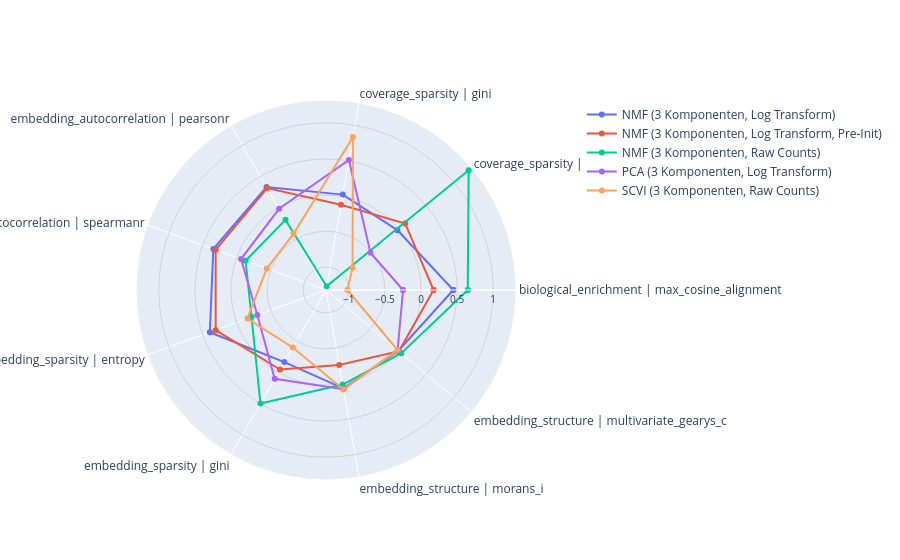

Source (notebook cell):
### Code cell
fig = radar_plot_multi(results_df.query("model_scope == 'celltype' and dataset_split == 'query'"), x="metric function", y="z_score_transformed", hue="model_name")
fig.show()

### Figure 1 — Plotly figure (JSON) as saved in the notebook; plotly's stock layout.template omitted (floating-point values rounded to 4 significant figures)
{"data": [{"fill": "toself", "fillcolor": "rgba(0,0,0,0)", "mode": "lines+markers", "name": "NMF (3 Komponenten, Log Transform)", "r": [0.4474, -0.02568, 0.02568, 0.3327, 0.3453, 0.3966, -0.1634, 0.06799, -0.006739, 0.4474], "theta": ["biological_enrichment | max_cosine_alignment", "coverage_sparsity | entropy", "coverage_sparsity | gini", "embedding_autocorrelation | pearsonr", "embedding_autocorrelation | spearmanr", "embedding_sparsity | entropy", "embedding_sparsity | gini", "embedding_structure | morans_i", "embedding_structure | multivariate_gearys_c", "biological_enrichment | max_cosine_alignment"], "type": "scatterpolar"}, {"fill": "toself", "fillcolor": "rgba(0,0,0,0)", "mode": "lines+markers", "name": "NMF (3 Komponenten, Log Transform, Pre-Init)", "r": [0.1738, 0.1169, -0.1169, 0.3154, 0.3108, 0.3103, -0.0431, -0.2606, 0.002574, 0.1738], "theta": ["biological_enrichment | max_cosine_alignment", "coverage_sparsity | entropy", "coverage_sparsity | gini", "embedding_autocorrelation | pearsonr", "embedding_autocorrelation | spearmanr", "embedding_sparsity | entropy", "embedding_sparsity | gini", "embedding_structure | morans_i", "embedding_structure | multivariate_gearys_c", "biological_enrichment | max_cosine_alignment"], "type": "scatterpolar"}, {"fill": "toself", "fillcolor": "rgba(0,0,0,0)", "mode": "lines+markers", "name": "NMF (3 Komponenten, Raw Counts)", "r": [0.6475, 1.264, -1.264, -0.1941, -0.1306, -0.2185, 0.4994, 0.01373, 0.04623, 0.6475], "theta": ["biological_enrichment | max_cosine_alignment", "coverage_sparsity | entropy", "coverage_sparsity | gini", "embedding_autocorrelation | pearsonr", "embedding_autocorrelation | spearmanr", "embedding_sparsity | entropy", "embedding_sparsity | gini", "embedding_structure | morans_i", "embedding_structure | multivariate_gearys_c", "biological_enrichment | max_cosine_alignment"], "type": "scatterpolar"}, {"fill": "toself", "fillcolor": "rgba(0,0,0,0)", "mode": "lines+markers", "name": "PCA (3 Komponenten, Log Transform)", "r": [-0.2487, -0.5122, 0.5122, -0.0168, -0.06332, -0.304, 0.105, 0.07973, -0.02106, -0.2487], "theta": ["biological_enrichment | max_cosine_alignment", "coverage_sparsity | entropy", "coverage_sparsity | gini", "embedding_autocorrelation | pearsonr", "embedding_autocorrelation | spearmanr", "embedding_sparsity | entropy", "embedding_sparsity | gini", "embedding_structure | morans_i", "embedding_structure | multivariate_gearys_c", "biological_enrichment | max_cosine_alignment"], "type": "scatterpolar"}, {"fill": "toself", "fillcolor": "rgba(0,0,0,0)", "mode": "lines+markers", "name": "SCVI (3 Komponenten, Raw Counts)", "r": [-1.02, -0.8356, 0.8356, -0.4172, -0.4425, -0.157, -0.396, 0.08265, -0.02084, -1.02], "theta": ["biological_enrichment | max_cosine_alignment", "coverage_sparsity | entropy", "coverage_sparsity | gini", "embedding_autocorrelation | pearsonr", "embedding_autocorrelation | spearmanr", "embedding_sparsity | entropy", "embedding_sparsity | gini", "embedding_structure | morans_i", "embedding_structure | multivariate_gearys_c", "biological_enrichment | max_cosine_alignment"], "type": "scatterpolar"}], "layout": {"polar": {"radialaxis": {"gridcolor": "lightgrey", "tickfont": {"size": 10}, "visible": true}}, "showlegend": true, "title": {}}}
